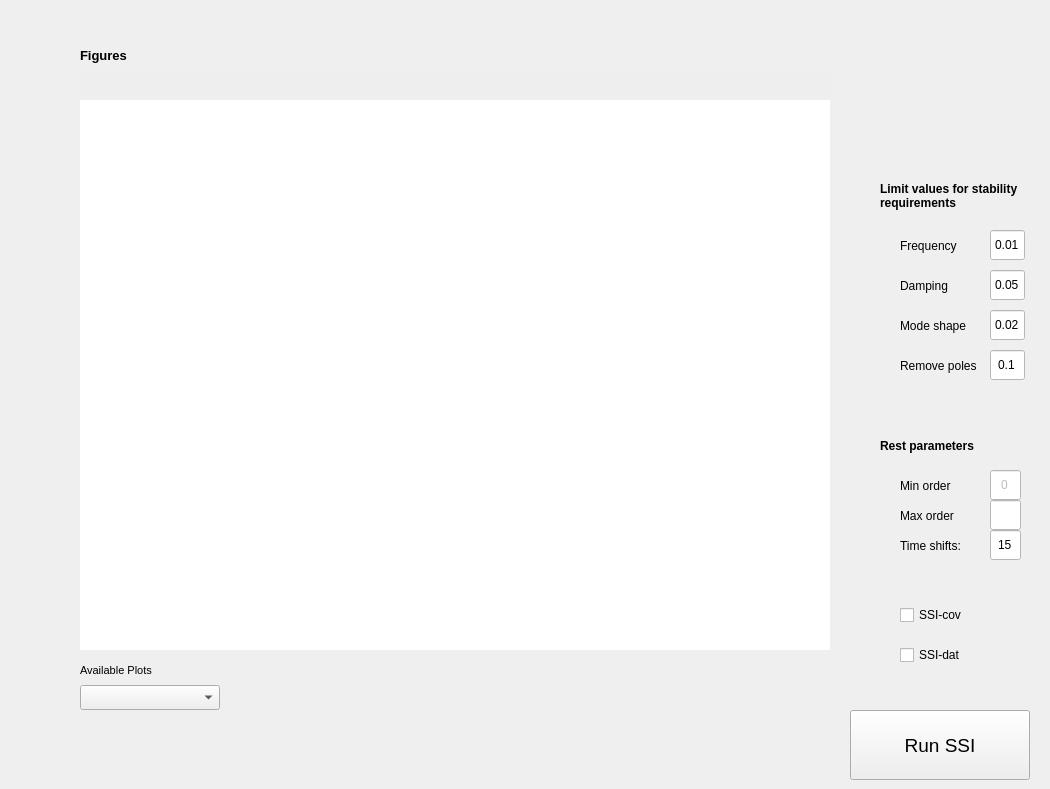
    <widget class="QWidget" name="tab_SSI">
     <attribute name="title">
      <string>SSI</string>
     </attribute>
     <widget class="QWidget" name="content_PlotSsi" native="true">
      <property name="geometry">
       <rect>
        <x>80</x>
        <y>100</y>
        <width>750</width>
        <height>550</height>
       </rect>
      </property>
      <property name="styleSheet">
       <string notr="true">background-color: rgb(255, 255, 255);</string>
      </property>
     </widget>
     <widget class="QWidget" name="content_ToolbarSsi" native="true">
      <property name="geometry">
       <rect>
        <x>80</x>
        <y>70</y>
        <width>750</width>
        <height>30</height>
       </rect>
      </property>
      <property name="styleSheet">
       <string notr="true">background-color: rgb(255, 255, 255);
background-color: rgb(238, 238, 238);</string>
      </property>
     </widget>
     <widget class="QCheckBox" name="checkBox_SsiDat">
      <property name="geometry">
       <rect>
        <x>900</x>
        <y>640</y>
        <width>100</width>
        <height>30</height>
       </rect>
      </property>
      <property name="text">
       <string>SSI-dat</string>
      </property>
     </widget>
     <widget class="QCheckBox" name="checkBox_SsiCov">
      <property name="geometry">
       <rect>
        <x>900</x>
        <y>600</y>
        <width>100</width>
        <height>30</height>
       </rect>
      </property>
      <property name="text">
       <string>SSI-cov</string>
      </property>
     </widget>
     <widget class="QComboBox" name="comboBox_SsiFigures">
      <property name="geometry">
       <rect>
        <x>80</x>
        <y>685</y>
        <width>140</width>
        <height>25</height>
       </rect>
      </property>
     </widget>
     <widget class="QLabel" name="label_justdisplay_10">
      <property name="geometry">
       <rect>
        <x>80</x>
        <y>660</y>
        <width>140</width>
        <height>20</height>
       </rect>
      </property>
      <property name="font">
       <font>
        <pointsize>8</pointsize>
       </font>
      </property>
      <property name="text">
       <string>Available Plots</string>
      </property>
     </widget>
     <widget class="QPushButton" name="pushButton_RunSsi">
      <property name="geometry">
       <rect>
        <x>850</x>
        <y>710</y>
        <width>180</width>
        <height>70</height>
       </rect>
      </property>
      <property name="font">
       <font>
        <pointsize>14</pointsize>
       </font>
      </property>
      <property name="text">
       <string>Run SSI</string>
      </property>
     </widget>
     <widget class="QLabel" name="label_justdisplay_17">
      <property name="geometry">
       <rect>
        <x>80</x>
        <y>40</y>
        <width>70</width>
        <height>30</height>
       </rect>
      </property>
      <property name="font">
       <font>
        <pointsize>10</pointsize>
        <weight>75</weight>
        <bold>true</bold>
       </font>
      </property>
      <property name="text">
       <string>Figures</string>
      </property>
     </widget>
     <widget class="QLabel" name="label_justdisplay_52">
      <property name="geometry">
       <rect>
        <x>900</x>
        <y>530</y>
        <width>81</width>
        <height>31</height>
       </rect>
      </property>
      <property name="text">
       <string>Time shifts:</string>
      </property>
     </widget>
     <widget class="QLineEdit" name="lineEdit_TimeShifts">
      <property name="geometry">
       <rect>
        <x>990</x>
        <y>530</y>
        <width>31</width>
        <height>30</height>
       </rect>
      </property>
      <property name="styleSheet">
       <string notr="true">background-color: rgb(255, 255, 255);</string>
      </property>
      <property name="text">
       <string>15</string>
      </property>
      <property name="alignment">
       <set>Qt::AlignCenter</set>
      </property>
     </widget>
     <widget class="QLabel" name="label_justdisplay_53">
      <property name="geometry">
       <rect>
        <x>900</x>
        <y>500</y>
        <width>81</width>
        <height>31</height>
       </rect>
      </property>
      <property name="text">
       <string>Max order</string>
      </property>
     </widget>
     <widget class="QLineEdit" name="lineEdit_MaxOrder">
      <property name="geometry">
       <rect>
        <x>990</x>
        <y>500</y>
        <width>31</width>
        <height>30</height>
       </rect>
      </property>
      <property name="styleSheet">
       <string notr="true">background-color: rgb(255, 255, 255);</string>
      </property>
      <property name="text">
       <string/>
      </property>
     </widget>
     <widget class="QLineEdit" name="lineEdit_MinOrder">
      <property name="enabled">
       <bool>false</bool>
      </property>
      <property name="geometry">
       <rect>
        <x>990</x>
        <y>470</y>
        <width>31</width>
        <height>30</height>
       </rect>
      </property>
      <property name="styleSheet">
       <string notr="true">background-color: rgb(255, 255, 255);</string>
      </property>
      <property name="text">
       <string>0</string>
      </property>
      <property name="alignment">
       <set>Qt::AlignCenter</set>
      </property>
     </widget>
     <widget class="QLabel" name="label_justdisplay_54">
      <property name="geometry">
       <rect>
        <x>900</x>
        <y>470</y>
        <width>81</width>
        <height>31</height>
       </rect>
      </property>
      <property name="text">
       <string>Min order</string>
      </property>
     </widget>
     <widget class="QLineEdit" name="lineEdit_Lim0">
      <property name="geometry">
       <rect>
        <x>990</x>
        <y>230</y>
        <width>35</width>
        <height>30</height>
       </rect>
      </property>
      <property name="styleSheet">
       <string notr="true">background-color: rgb(255, 255, 255);</string>
      </property>
      <property name="text">
       <string>0.01</string>
      </property>
      <property name="alignment">
       <set>Qt::AlignCenter</set>
      </property>
     </widget>
     <widget class="QLabel" name="label_justdisplay_55">
      <property name="geometry">
       <rect>
        <x>900</x>
        <y>230</y>
        <width>81</width>
        <height>31</height>
       </rect>
      </property>
      <property name="text">
       <string>Frequency</string>
      </property>
     </widget>
     <widget class="QLineEdit" name="lineEdit_Lim1">
      <property name="geometry">
       <rect>
        <x>990</x>
        <y>270</y>
        <width>35</width>
        <height>30</height>
       </rect>
      </property>
      <property name="styleSheet">
       <string notr="true">background-color: rgb(255, 255, 255);</string>
      </property>
      <property name="text">
       <string>0.05</string>
      </property>
      <property name="alignment">
       <set>Qt::AlignCenter</set>
      </property>
     </widget>
     <widget class="QLabel" name="label_justdisplay_56">
      <property name="geometry">
       <rect>
        <x>900</x>
        <y>270</y>
        <width>81</width>
        <height>31</height>
       </rect>
      </property>
      <property name="text">
       <string>Damping</string>
      </property>
     </widget>
     <widget class="QLineEdit" name="lineEdit_Lim2">
      <property name="geometry">
       <rect>
        <x>990</x>
        <y>310</y>
        <width>35</width>
        <height>30</height>
       </rect>
      </property>
      <property name="styleSheet">
       <string notr="true">background-color: rgb(255, 255, 255);</string>
      </property>
      <property name="text">
       <string>0.02</string>
      </property>
      <property name="alignment">
       <set>Qt::AlignCenter</set>
      </property>
     </widget>
     <widget class="QLabel" name="label_justdisplay_57">
      <property name="geometry">
       <rect>
        <x>900</x>
        <y>310</y>
        <width>81</width>
        <height>31</height>
       </rect>
      </property>
      <property name="text">
       <string>Mode shape</string>
      </property>
     </widget>
     <widget class="QLineEdit" name="lineEdit_Lim3">
      <property name="geometry">
       <rect>
        <x>990</x>
        <y>350</y>
        <width>35</width>
        <height>30</height>
       </rect>
      </property>
      <property name="styleSheet">
       <string notr="true">background-color: rgb(255, 255, 255);</string>
      </property>
      <property name="text">
       <string>0.1</string>
      </property>
      <property name="alignment">
       <set>Qt::AlignCenter</set>
      </property>
     </widget>
     <widget class="QLabel" name="label_justdisplay_58">
      <property name="geometry">
       <rect>
        <x>900</x>
        <y>350</y>
        <width>85</width>
        <height>31</height>
       </rect>
      </property>
      <property name="text">
       <string>Remove poles</string>
      </property>
     </widget>
     <widget class="QLabel" name="label_justdisplay_59">
      <property name="geometry">
       <rect>
        <x>880</x>
        <y>170</y>
        <width>161</width>
        <height>51</height>
       </rect>
      </property>
      <property name="font">
       <font>
        <weight>75</weight>
        <bold>true</bold>
       </font>
      </property>
      <property name="text">
       <string>Limit values for stability requirements</string>
      </property>
      <property name="wordWrap">
       <bool>true</bool>
      </property>
     </widget>
     <widget class="QLabel" name="label_justdisplay_60">
      <property name="geometry">
       <rect>
        <x>880</x>
        <y>430</y>
        <width>161</width>
        <height>31</height>
       </rect>
      </property>
      <property name="font">
       <font>
        <weight>75</weight>
        <bold>true</bold>
       </font>
      </property>
      <property name="text">
       <string>Rest parameters</string>
      </property>
      <property name="wordWrap">
       <bool>true</bool>
      </property>
     </widget>
    </widget>
